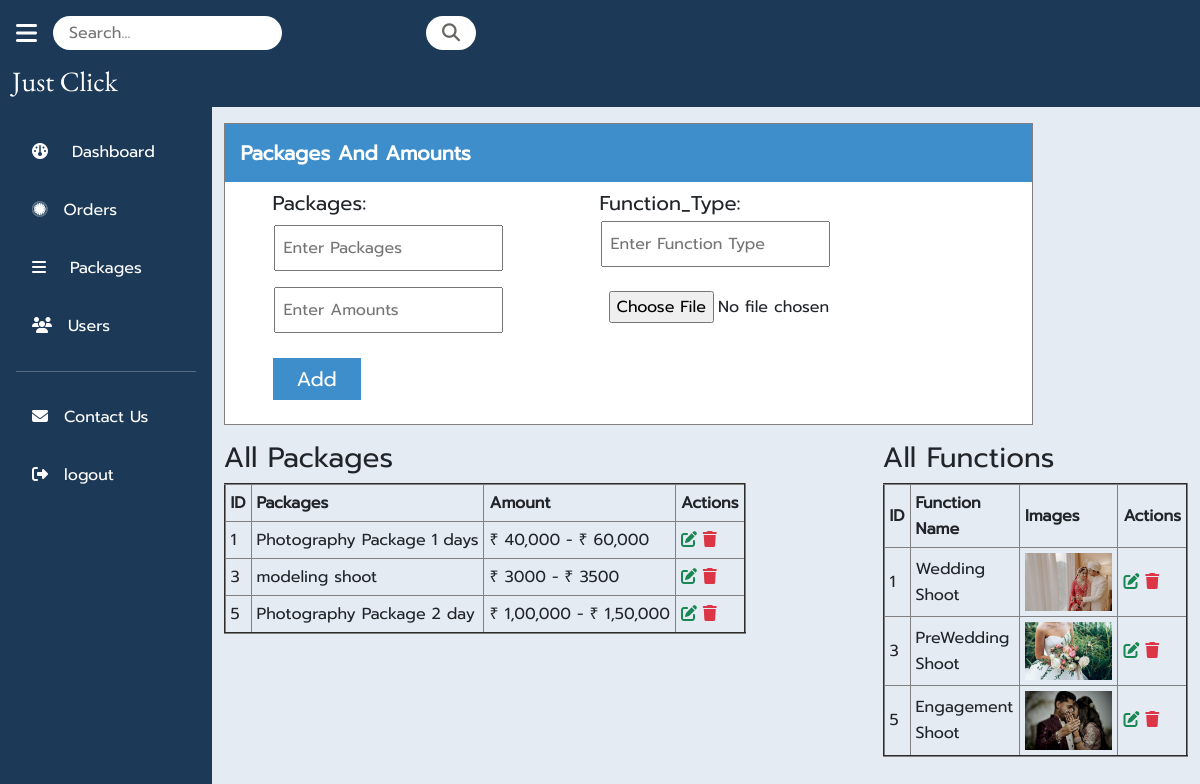
/dashboard/headers.php (signed in), run on the app's committed database.
### tables this page shows
CREATE TABLE `packages` (
  `id` int(11) NOT NULL,
  `package_name` varchar(50) NOT NULL,
  `amounts` varchar(50) NOT NULL,
  `type` varchar(50) NOT NULL,
  `img` varchar(50) NOT NULL
);

### dashboard/package.php (the view, shortened to what this page needs)
<?php
    include('../database.php');
    $qry="SELECT * FROM packages";
    $result=mysqli_query($con,$qry);
    $qry1="SELECT * FROM packages";
    $result1=mysqli_query($con,$qry1);
?>
<!DOCTYPE html>
<html lang="en">
<head>
     <link rel="stylesheet" href="../css/bootstrap.min.css">
    <link rel="stylesheet" href="../css/all.min.css">
     <link rel="stylesheet" href="../css/style.css">
      <link rel="stylesheet" href="../css/media.css">
</head>
<body>
        <?php include('dash.php')?>
   <div class="pt-3 bg_admin pb-5 w-100">
        <div class="container">
            <div class="row">
                <div class="col-lg-9">
                <table border="1" class="">
       <tr class="table_sec text-white">
        <th class="p-3 fs-5">Packages And Amounts</th>
        <th></th>
       </tr>
       <tr class="bg-white">
        <td class="ps-5 pt-2 fs-5">Packages:</td>
        <td class="ps-5 pt-2 fs-5">Function_Type:</td>
       </tr>
       <tr class="bg-white">
        <td class="pt-2">
            <form action="" method="post">
                <div class="row">
                    <div class="col-lg-6">
                    <input type="text" placeholder="Enter Packages" class="me-5 ms-5 pe-2 ps-2 fs-6 pt-2 pb-2" name="package_name">
                    <input type="text" placeholder="Enter Amounts" class="me-5 ms-5 pe-2 ps-2 fs-6 pt-2 pb-2 mt-3" name="amounts">
                    </div>
                    </td>
                        <td>
                            <input type="text" placeholder="Enter Function Type" class="me-5  ms-5 pe-2 ps-2 fs-6 pt-2 pb-2" name="type">
                    <input type="file" class="me-5 ms-5 pe-2 ps-2 fs-6 pt-2 pb-2 mt-3" name="img">
                        </td>
                    </tr>
                </div>
            <tr class="bg-white bg_width">
                <td class="ps-5 pt-4 pb-4">
                <button type="submit" class="fs-5 border-0 p-2 btn_color text-white ps-4 pe-4" name="add">Add</button>
                </td>
                <td></td>
            </tr>
                 </div>
                <div class="col-lg-8 mt-3">
                    <h3>All Packages</h3>
                    <table class="table-bordered" border="2" cellspacing="5" cellpadding="5">
                        <thead>
                            <tr>
                                <th>ID</th>
                                <th>Packages</th>
                                <th>Amount</th>
                                <th>Actions</th>
                            </tr>
                            <tbody>
                                <?php
                                    if(mysqli_num_rows($result)>0){
                                        while($row=mysqli_fetch_assoc($result)){
                                            echo "<tr>";
                                            echo "<td>".$row['id']."</td>";
                                            echo "<td>".$row['package_name']."</td>";
                                            echo "<td>".$row['amounts']."</td>";
                                            echo "<td>";
                                            echo "<a href='updatepack.php?id=" . $row["id"] . "' class='text-success'><i class='fa-solid fa-pen-to-square'></i></a> ";
                                            echo "<a href='deletepack.php?id=" . $row["id"] . "' class='text-danger'><i class='fa-solid fa-trash'></i></a>";
                                            echo "</td>";
                                            echo "</tr>";
                                        }
                                    }
                                ?>
                            </tbody>
                        </thead>
                    </table>
                </div>
                <div class="col-lg-4 mt-3">
                    <h3>All Functions</h3>
                    <table class="table-bordered" border="2" cellspacing="5" cellpadding="5">
                        <thead>
                            <tr>
                                <th>ID</th>
                                <th>Function Name</th>
                                <th>Images</th>
                                <th>Actions</th>
                            </tr>
                            <tbody>
                                <?php
                                    if(mysqli_num_rows($result1)>0){
                                        while($row=mysqli_fetch_assoc($result1)){
                                            echo "<tr>";
                                            echo "<td>".$row['id']."</td>";
                                            echo "<td>".$row['type']."</td>";
                                            echo "<td><img src='../img/".$row['img']."'/></td>";
                                            echo "<td>";
                                            echo "<a href='updatefunc.php?id=" . $row["id"] . "' class='text-success'><i class='fa-solid fa-pen-to-square'></i></a> ";
                                            echo "<a href='deletefunc.php?id=" . $row["id"] . "' class='text-danger'><i class='fa-solid fa-trash'></i></a>";
                                            echo "</td>";
                                            echo "</tr>";
                                        }
                                    }
                                ?>
                            </tbody>
                        </thead>
                    </table>
                </div>
            </div>
        </div>
</body>
</html>

### dashboard/headers.php (shortened to what this page needs)
<!DOCTYPE html>
<html lang="en">
<head>
     <link rel="stylesheet" href="../css/bootstrap.min.css">
    <link rel="stylesheet" href="../css/all.min.css">
     <link rel="stylesheet" href="../css/style.css">
      <link rel="stylesheet" href="../css/media.css">
</head>
<body>
       <div class="head_sec p-3 sticky-top">
            <nav class="d-flex align-items-center">
                <i class='fa fa-bars fs-4 pe-3 text-white'></i>
            <form action="#">
                <div class="form-input">
                    <input type="search" placeholder="Search..." class="rounded border-0 ps-3 p-1 rounded-5 serach">
                    <button type="submit" class="search-btn border-0 rounded-5 serach_icon p-1 pe-3 ps-3"><i class="fa fa-search"></i></button>
                </div>
            </form>
            </nav>
       </div>
       <?php include('package.php') ?>
</body>
</html>

### dashboard/dash.php (shortened to what this page needs)
<!DOCTYPE html>
<html lang="en">
<head>
     <link rel="stylesheet" href="../css/bootstrap.min.css">
    <link rel="stylesheet" href="../css/all.min.css">
     <link rel="stylesheet" href="../css/style.css">
      <link rel="stylesheet" href="../css/media.css">
</head>
<body>
        <nav class="navbar navbar-light navbar_sec">
    <div class="container-fluid">
      <a class="navbar-brand fs-3 text-white admin_sec" href="#">Just Click</a>
    </div>
  </nav>
  <div class="d-flex">
    <div class="sidebar d-flex flex-column p-3 bg-light text-dark" style="width: 250px;">
      <ul class="nav nav-pills flex-column mb-auto fs- fw-medium">
        <li>
          <a href="home.php" class="nav-link text-dark p-md-3 text-white"><i class="fa fa-dashboard me-4"></i>Dashboard</a>
        </li>
        <li>
          <a href="order.php" class="nav-link text-dark p-3 text-white"><i class="fa-brands fa-first-order-alt me-3"></i>Orders</a>
        </li>
        <li>
          <a href="package.php" class="nav-link text-dark p-3 text-white"><i class="fa-solid fa-bars me-4"></i>Packages</a>
        </li>
        <li>
          <a href="userDetails.php" class="nav-link text-dark p-3 text-white"><i class="fa fa-users me-3"></i>Users</a>
        </li>
        <hr>
        <li>
          <a href="contactdetails.php" class="nav-link text-dark p-3 text-white"><i class="fa-solid fa-envelope me-3"></i>Contact Us</a>
        </li>
        <li>
          <form action="" method="post">
            <button type="submit" name="logout" class="bg_logout border-0 text-white p-3">
              <i class="fa-solid fa-right-from-bracket me-3"></i>logout</button>
          </form>
        </li>
      </ul>
    </div>
</body>
</html>

### css/style.css (style rules this page uses)
:root { --fontPrompt:'Prompt'; --fontEB:'EB Garamond'; --colorpink:#C78665; --colordark:#666861; --grey2: #ccced76c linear-gradient(180deg, #aaaaaa, #504c52); --blue2: #3c91e6 linear-gradient(180deg, #539de7, #406890); --violet: #001f3f linear-gradient(180deg, #26415c, #001f3f); --pink: #d81b60 linear-gradient(180deg, #de5889, #a23a60); --blue: #6b6c6f; }
body { font-size: 16px; font-family: 'Prompt'; line-height: 26px }
a { text-decoration: none; }
ul { list-style: none !important; }
img { width: 100%; display: block; }

### dashboard/headers.php (style rules this page uses)
.head_sec { background-color: #1c3a57; height: 55px; }
.serach { position: relative; }
.serach_icon { position: absolute; left: 35.5%; top: 16px; font-size: 18px; background-color: white; color: var(--colordark); }

### dashboard/package.php (style rules this page uses)
.table_sec { background-color: #3D8ECA; }
.btn_color { background-color: #3D8ECA; }
.bg_admin { background-color: #E5EBF2; }

### dashboard/dash.php (style rules this page uses)
body { margin: 0px !important; }
.admin_sec { font-family: var(--fontEB); color: white; }
ul { list-style: none; }
a { text-decoration: none; }
.sidebar { height: 150vh; background-color: #1c3a57 !important; color: white !important; }
.navbar_sec { background-color: #1c3a57 !important; }
.bg_logout { background-color: transparent; }

### data on the page
packages: id "1", package_name "Photography Package 1 days", amounts "₹ 40,000 - ₹ 60,000", type "Wedding Shoot", img (picture)
packages: id "3", package_name "modeling shoot", amounts "₹ 3000 - ₹ 3500", type "PreWedding Shoot", img (picture)
packages: id "5", package_name "Photography Package 2 day", amounts "₹ 1,00,000 - ₹ 1,50,000", type "Engagement Shoot", img (picture)
